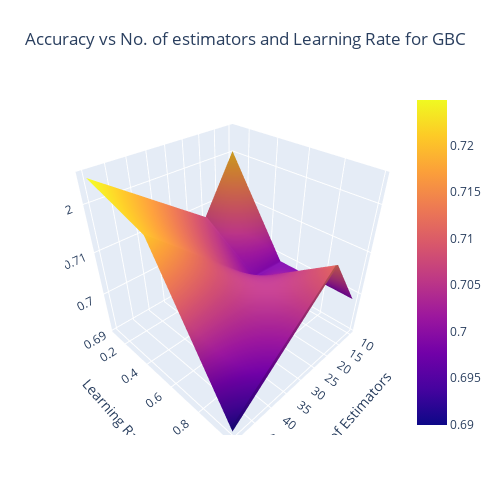
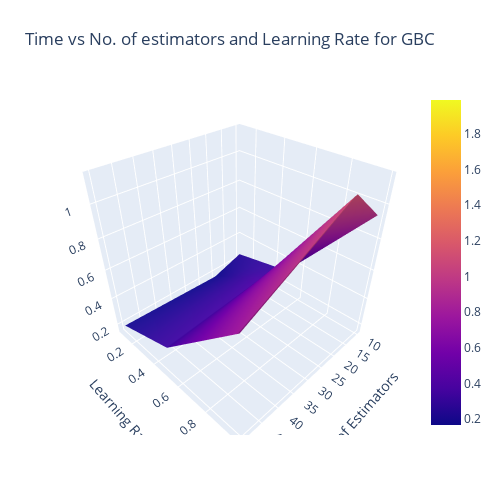

Source (notebook cell) for these figures, in order:
### Code cell
print(f"Best no. of estimators for GradientBoostingClassifier: {best_no_tree_gb_classifier}")
print(f"Best learning rate for GradientBoostingClassifier: {best_learning_rate_gb_classifier}")
print(f"Best accuracy for GradientBoostingClassifier: {best_accuracy_gb_classifier}")

fig = go.Figure(data=[go.Surface(z=accuracy_gb_classifier[:,0].reshape(len(no_trees), len(learning_rates)), x=no_trees, y=learning_rates)])
fig.update_layout(
    title='Accuracy vs No. of estimators and Learning Rate for GBC',
    autosize=False,
    width=500,
    height=500,
    margin=dict(l=65, r=50, b=65, t=90),
    scene=dict(
        xaxis_title='No. of Estimators',
        yaxis_title='Learning Rate',
        zaxis_title='Accuracy',
    )
)
fig.show()

fig = go.Figure(data=[go.Surface(z=time_gb_classifier[:,0].reshape(len(no_trees), len(learning_rates)), x=no_trees, y=learning_rates)])
fig.update_layout(
    title='Time vs No. of estimators and Learning Rate for GBC',
    autosize=False,
    width=500,
    height=500,
    margin=dict(l=65, r=50, b=65, t=90),
    scene=dict(
        xaxis_title='No. of Estimators',
        yaxis_title='Learning Rate',
        zaxis_title='Time'
    )
)
fig.show()

### Figure 1 — Plotly figure (JSON) as saved in the notebook; plotly's stock layout.template omitted (floating-point values rounded to 4 significant figures)
{"data": [{"type": "surface", "x": [10, 20, 50, 100], "y": [0.1, 0.5, 1], "z": [[0.7205, 0.7074, 0.7249], [0.6987, 0.6987, 0.7205], [0.6987, 0.7118, 0.69], [0.6987, 0.6987, 0.7118]]}], "layout": {"autosize": false, "height": 500, "margin": {"b": 65, "l": 65, "r": 50, "t": 90}, "scene": {"xaxis": {"title": {"text": "No. of Estimators"}}, "yaxis": {"title": {"text": "Learning Rate"}}, "zaxis": {"title": {"text": "Accuracy"}}}, "title": {"text": "Accuracy vs No. of estimators and Learning Rate for GBC"}, "width": 500}}

### Figure 2 — Plotly figure (JSON) as saved in the notebook; plotly's stock layout.template omitted (floating-point values rounded to 4 significant figures)
{"data": [{"type": "surface", "x": [10, 20, 50, 100], "y": [0.1, 0.5, 1], "z": [[0.2407, 0.1664, 0.188], [0.3192, 0.3888, 0.3258], [0.9518, 1.152, 0.8158], [1.641, 1.99, 1.678]]}], "layout": {"autosize": false, "height": 500, "margin": {"b": 65, "l": 65, "r": 50, "t": 90}, "scene": {"xaxis": {"title": {"text": "No. of Estimators"}}, "yaxis": {"title": {"text": "Learning Rate"}}, "zaxis": {"title": {"text": "Time"}}}, "title": {"text": "Time vs No. of estimators and Learning Rate for GBC"}, "width": 500}}
